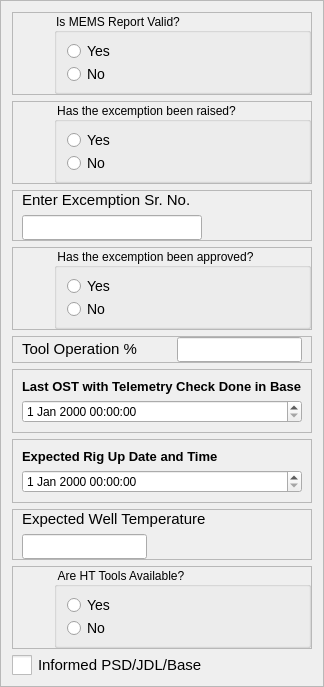
    <widget class="QFrame" name="frame_16">
     <property name="frameShape">
      <enum>QFrame::Shape::StyledPanel</enum>
     </property>
     <property name="frameShadow">
      <enum>QFrame::Shadow::Raised</enum>
     </property>
     <layout class="QVBoxLayout" name="verticalLayout_8">
      <item>
       <widget class="QFrame" name="frame_6">
        <property name="frameShape">
         <enum>QFrame::Shape::StyledPanel</enum>
        </property>
        <property name="frameShadow">
         <enum>QFrame::Shadow::Raised</enum>
        </property>
        <layout class="QHBoxLayout" name="horizontalLayout_5">
         <property name="spacing">
          <number>0</number>
         </property>
         <property name="leftMargin">
          <number>0</number>
         </property>
         <property name="topMargin">
          <number>0</number>
         </property>
         <property name="rightMargin">
          <number>0</number>
         </property>
         <property name="bottomMargin">
          <number>0</number>
         </property>
         <item>
          <widget class="QLabel" name="label_7">
           <property name="minimumSize">
            <size>
             <width>41</width>
             <height>41</height>
            </size>
           </property>
           <property name="maximumSize">
            <size>
             <width>41</width>
             <height>41</height>
            </size>
           </property>
           <property name="text">
            <string/>
           </property>
           <property name="pixmap">
            <pixmap resource="../Images.qrc">:/Icons/Icons/risk-icon.png</pixmap>
           </property>
           <property name="scaledContents">
            <bool>true</bool>
           </property>
          </widget>
         </item>
         <item>
          <widget class="QGroupBox" name="GB5">
           <property name="minimumSize">
            <size>
             <width>210</width>
             <height>0</height>
            </size>
           </property>
           <property name="styleSheet">
            <string notr="true">QGroupBox::title {
    font-size: 16px;
}
</string>
           </property>
           <property name="title">
            <string>Is MEMS Report Valid?</string>
           </property>
           <property name="checkable">
            <bool>false</bool>
           </property>
           <property name="checked">
            <bool>false</bool>
           </property>
           <layout class="QVBoxLayout" name="verticalLayout_17">
            <item>
             <widget class="QRadioButton" name="R9">
              <property name="styleSheet">
               <string notr="true">QRadioButton{
    font-size: 14px; /* Larger text */
}
QRadioButton::indicator {
    width: 15px; /* Larger checkbox square */
    height: 15px; /* Larger checkbox square */
}</string>
              </property>
              <property name="text">
               <string>Yes</string>
              </property>
             </widget>
            </item>
            <item>
             <widget class="QRadioButton" name="R10">
              <property name="styleSheet">
               <string notr="true">QRadioButton{
    font-size: 14px; /* Larger text */
}
QRadioButton::indicator {
    width: 15px; /* Larger checkbox square */
    height: 15px; /* Larger checkbox square */
}</string>
              </property>
              <property name="text">
               <string>No</string>
              </property>
             </widget>
            </item>
           </layout>
          </widget>
         </item>
        </layout>
       </widget>
      </item>
      <item>
       <widget class="QFrame" name="frame_11">
        <property name="frameShape">
         <enum>QFrame::Shape::StyledPanel</enum>
        </property>
        <property name="frameShadow">
         <enum>QFrame::Shadow::Raised</enum>
        </property>
        <layout class="QHBoxLayout" name="horizontalLayout_7">
         <property name="spacing">
          <number>0</number>
         </property>
         <property name="leftMargin">
          <number>0</number>
         </property>
         <property name="topMargin">
          <number>0</number>
         </property>
         <property name="rightMargin">
          <number>0</number>
         </property>
         <property name="bottomMargin">
          <number>0</number>
         </property>
         <item>
          <widget class="QLabel" name="label_10">
           <property name="minimumSize">
            <size>
             <width>41</width>
             <height>41</height>
            </size>
           </property>
           <property name="maximumSize">
            <size>
             <width>41</width>
             <height>41</height>
            </size>
           </property>
           <property name="text">
            <string/>
           </property>
           <property name="pixmap">
            <pixmap resource="../Images.qrc">:/Icons/Icons/risk-icon.png</pixmap>
           </property>
           <property name="scaledContents">
            <bool>true</bool>
           </property>
          </widget>
         </item>
         <item>
          <widget class="QGroupBox" name="GB6">
           <property name="minimumSize">
            <size>
             <width>190</width>
             <height>0</height>
            </size>
           </property>
           <property name="styleSheet">
            <string notr="true">QGroupBox::title {
    font-size: 16px;
}
</string>
           </property>
           <property name="title">
            <string>Has the excemption been raised?</string>
           </property>
           <property name="checkable">
            <bool>false</bool>
           </property>
           <property name="checked">
            <bool>false</bool>
           </property>
           <layout class="QVBoxLayout" name="verticalLayout_14">
            <item>
             <widget class="QRadioButton" name="R11">
              <property name="styleSheet">
               <string notr="true">QRadioButton{
    font-size: 14px; /* Larger text */
}
QRadioButton::indicator {
    width: 15px; /* Larger checkbox square */
    height: 15px; /* Larger checkbox square */
}</string>
              </property>
              <property name="text">
               <string>Yes</string>
              </property>
             </widget>
            </item>
            <item>
             <widget class="QRadioButton" name="R12">
              <property name="styleSheet">
               <string notr="true">QRadioButton{
    font-size: 14px; /* Larger text */
}
QRadioButton::indicator {
    width: 15px; /* Larger checkbox square */
    height: 15px; /* Larger checkbox square */
}</string>
              </property>
              <property name="text">
               <string>No</string>
              </property>
             </widget>
            </item>
           </layout>
          </widget>
         </item>
        </layout>
       </widget>
      </item>
      <item>
       <widget class="QFrame" name="frame_10">
        <property name="frameShape">
         <enum>QFrame::Shape::StyledPanel</enum>
        </property>
        <property name="frameShadow">
         <enum>QFrame::Shadow::Raised</enum>
        </property>
        <layout class="QVBoxLayout" name="verticalLayout_5">
         <property name="topMargin">
          <number>0</number>
         </property>
         <property name="bottomMargin">
          <number>0</number>
         </property>
         <item>
          <widget class="QLabel" name="label_9">
           <property name="text">
            <string>&lt;html&gt;&lt;head/&gt;&lt;body&gt;&lt;p&gt;&lt;span style=&quot; font-size:11pt;&quot;&gt;Enter Excemption Sr. No.&lt;/span&gt;&lt;/p&gt;&lt;/body&gt;&lt;/html&gt;</string>
           </property>
          </widget>
         </item>
         <item>
          <widget class="QLineEdit" name="lineEdit_3">
           <property name="minimumSize">
            <size>
             <width>180</width>
             <height>25</height>
            </size>
           </property>
           <property name="maximumSize">
            <size>
             <width>180</width>
             <height>25</height>
            </size>
           </property>
          </widget>
         </item>
        </layout>
       </widget>
      </item>
      <item>
       <widget class="QFrame" name="frame_9">
        <property name="frameShape">
         <enum>QFrame::Shape::StyledPanel</enum>
        </property>
        <property name="frameShadow">
         <enum>QFrame::Shadow::Raised</enum>
        </property>
        <layout class="QHBoxLayout" name="horizontalLayout_6">
         <property name="spacing">
          <number>0</number>
         </property>
         <property name="leftMargin">
          <number>0</number>
         </property>
         <property name="topMargin">
          <number>0</number>
         </property>
         <property name="rightMargin">
          <number>0</number>
         </property>
         <property name="bottomMargin">
          <number>0</number>
         </property>
         <item>
          <widget class="QLabel" name="label_8">
           <property name="minimumSize">
            <size>
             <width>41</width>
             <height>41</height>
            </size>
           </property>
           <property name="maximumSize">
            <size>
             <width>41</width>
             <height>41</height>
            </size>
           </property>
           <property name="text">
            <string/>
           </property>
           <property name="pixmap">
            <pixmap resource="../Images.qrc">:/Icons/Icons/risk-icon.png</pixmap>
           </property>
           <property name="scaledContents">
            <bool>true</bool>
           </property>
          </widget>
         </item>
         <item>
          <widget class="QGroupBox" name="GB7">
           <property name="minimumSize">
            <size>
             <width>210</width>
             <height>0</height>
            </size>
           </property>
           <property name="styleSheet">
            <string notr="true">QGroupBox::title {
    font-size: 16px;
}
</string>
           </property>
           <property name="title">
            <string>Has the excemption been approved?</string>
           </property>
           <property name="checkable">
            <bool>false</bool>
           </property>
           <property name="checked">
            <bool>false</bool>
           </property>
           <layout class="QVBoxLayout" name="verticalLayout_18">
            <item>
             <widget class="QRadioButton" name="R13">
              <property name="styleSheet">
               <string notr="true">QRadioButton{
    font-size: 14px; /* Larger text */
}
QRadioButton::indicator {
    width: 15px; /* Larger checkbox square */
    height: 15px; /* Larger checkbox square */
}</string>
              </property>
              <property name="text">
               <string>Yes</string>
              </property>
             </widget>
            </item>
            <item>
             <widget class="QRadioButton" name="R14">
              <property name="styleSheet">
               <string notr="true">QRadioButton{
    font-size: 14px; /* Larger text */
}
QRadioButton::indicator {
    width: 15px; /* Larger checkbox square */
    height: 15px; /* Larger checkbox square */
}</string>
              </property>
              <property name="text">
               <string>No</string>
              </property>
             </widget>
            </item>
           </layout>
          </widget>
         </item>
        </layout>
       </widget>
      </item>
      <item>
       <widget class="QFrame" name="frame_21">
        <property name="frameShape">
         <enum>QFrame::Shape::StyledPanel</enum>
        </property>
        <property name="frameShadow">
         <enum>QFrame::Shadow::Raised</enum>
        </property>
        <layout class="QHBoxLayout" name="horizontalLayout_12">
         <property name="topMargin">
          <number>0</number>
         </property>
         <property name="bottomMargin">
          <number>0</number>
         </property>
         <item>
          <widget class="QLabel" name="label_18">
           <property name="text">
            <string>&lt;html&gt;&lt;head/&gt;&lt;body&gt;&lt;p&gt;&lt;span style=&quot; font-size:11pt;&quot;&gt;Tool Operation %&lt;/span&gt;&lt;/p&gt;&lt;/body&gt;&lt;/html&gt;</string>
           </property>
          </widget>
         </item>
         <item>
          <widget class="QLineEdit" name="lineEdit_5">
           <property name="minimumSize">
            <size>
             <width>125</width>
             <height>25</height>
            </size>
           </property>
           <property name="maximumSize">
            <size>
             <width>125</width>
             <height>25</height>
            </size>
           </property>
          </widget>
         </item>
        </layout>
       </widget>
      </item>
      <item>
       <widget class="QFrame" name="frame_22">
        <property name="frameShape">
         <enum>QFrame::Shape::StyledPanel</enum>
        </property>
        <property name="frameShadow">
         <enum>QFrame::Shadow::Raised</enum>
        </property>
        <layout class="QVBoxLayout" name="verticalLayout_10">
         <item>
          <widget class="QLabel" name="label_19">
           <property name="text">
            <string>&lt;html&gt;&lt;head/&gt;&lt;body&gt;&lt;p&gt;&lt;span style=&quot; font-size:10pt; font-weight:700;&quot;&gt;Last OST with Telemetry Check Done in Base&lt;/span&gt;&lt;/p&gt;&lt;/body&gt;&lt;/html&gt;</string>
           </property>
          </widget>
         </item>
         <item>
          <widget class="QDateTimeEdit" name="dateTimeEdit_2"/>
         </item>
        </layout>
       </widget>
      </item>
      <item>
       <widget class="QFrame" name="frame_13">
        <property name="frameShape">
         <enum>QFrame::Shape::StyledPanel</enum>
        </property>
        <property name="frameShadow">
         <enum>QFrame::Shadow::Raised</enum>
        </property>
        <layout class="QVBoxLayout" name="verticalLayout_6">
         <item>
          <widget class="QLabel" name="label_12">
           <property name="text">
            <string>&lt;html&gt;&lt;head/&gt;&lt;body&gt;&lt;p&gt;&lt;span style=&quot; font-size:10pt; font-weight:700;&quot;&gt;Expected Rig Up Date and Time&lt;/span&gt;&lt;/p&gt;&lt;/body&gt;&lt;/html&gt;</string>
           </property>
          </widget>
         </item>
         <item>
          <widget class="QDateTimeEdit" name="dateTimeEdit"/>
         </item>
        </layout>
       </widget>
      </item>
      <item>
       <widget class="QFrame" name="frame_14">
        <property name="frameShape">
         <enum>QFrame::Shape::StyledPanel</enum>
        </property>
        <property name="frameShadow">
         <enum>QFrame::Shadow::Raised</enum>
        </property>
        <layout class="QVBoxLayout" name="verticalLayout_7">
         <property name="topMargin">
          <number>0</number>
         </property>
         <property name="bottomMargin">
          <number>0</number>
         </property>
         <item>
          <widget class="QLabel" name="label_13">
           <property name="text">
            <string>&lt;html&gt;&lt;head/&gt;&lt;body&gt;&lt;p&gt;&lt;span style=&quot; font-size:11pt;&quot;&gt;Expected Well Temperature&lt;/span&gt;&lt;/p&gt;&lt;/body&gt;&lt;/html&gt;</string>
           </property>
          </widget>
         </item>
         <item>
          <widget class="QLineEdit" name="lineEdit_4">
           <property name="minimumSize">
            <size>
             <width>125</width>
             <height>25</height>
            </size>
           </property>
           <property name="maximumSize">
            <size>
             <width>125</width>
             <height>25</height>
            </size>
           </property>
          </widget>
         </item>
        </layout>
       </widget>
      </item>
      <item>
       <widget class="QFrame" name="frame_17">
        <property name="frameShape">
         <enum>QFrame::Shape::StyledPanel</enum>
        </property>
        <property name="frameShadow">
         <enum>QFrame::Shadow::Raised</enum>
        </property>
        <layout class="QHBoxLayout" name="horizontalLayout_9">
         <property name="spacing">
          <number>0</number>
         </property>
         <property name="leftMargin">
          <number>0</number>
         </property>
         <property name="topMargin">
          <number>0</number>
         </property>
         <property name="rightMargin">
          <number>0</number>
         </property>
         <property name="bottomMargin">
          <number>0</number>
         </property>
         <item>
          <widget class="QLabel" name="label_15">
           <property name="minimumSize">
            <size>
             <width>41</width>
             <height>41</height>
            </size>
           </property>
           <property name="maximumSize">
            <size>
             <width>41</width>
             <height>41</height>
            </size>
           </property>
           <property name="text">
            <string/>
           </property>
           <property name="pixmap">
            <pixmap resource="../Images.qrc">:/Icons/Icons/risk-icon.png</pixmap>
           </property>
           <property name="scaledContents">
            <bool>true</bool>
           </property>
          </widget>
         </item>
         <item>
          <widget class="QGroupBox" name="GB8">
           <property name="minimumSize">
            <size>
             <width>210</width>
             <height>0</height>
            </size>
           </property>
           <property name="styleSheet">
            <string notr="true">QGroupBox::title {
    font-size: 16px;
}
</string>
           </property>
           <property name="title">
            <string>Are HT Tools Available?</string>
           </property>
           <property name="checkable">
            <bool>false</bool>
           </property>
           <property name="checked">
            <bool>false</bool>
           </property>
           <layout class="QVBoxLayout" name="verticalLayout_21">
            <item>
             <widget class="QRadioButton" name="R17">
              <property name="styleSheet">
               <string notr="true">QRadioButton{
    font-size: 14px; /* Larger text */
}
QRadioButton::indicator {
    width: 15px; /* Larger checkbox square */
    height: 15px; /* Larger checkbox square */
}</string>
              </property>
              <property name="text">
               <string>Yes</string>
              </property>
             </widget>
            </item>
            <item>
             <widget class="QRadioButton" name="R18">
              <property name="styleSheet">
               <string notr="true">QRadioButton{
    font-size: 14px; /* Larger text */
}
QRadioButton::indicator {
    width: 15px; /* Larger checkbox square */
    height: 15px; /* Larger checkbox square */
}</string>
              </property>
              <property name="text">
               <string>No</string>
              </property>
             </widget>
            </item>
           </layout>
          </widget>
         </item>
        </layout>
       </widget>
      </item>
      <item>
       <widget class="QCheckBox" name="CB2">
        <property name="enabled">
         <bool>true</bool>
        </property>
        <property name="styleSheet">
         <string notr="true">QCheckBox {
    font-size: 15px; /* Larger text */
}
QCheckBox::indicator {
    width: 20px; /* Larger checkbox square */
    height: 20px; /* Larger checkbox square */
}</string>
        </property>
        <property name="text">
         <string>Informed PSD/JDL/Base</string>
        </property>
       </widget>
      </item>
     </layout>
    </widget>
